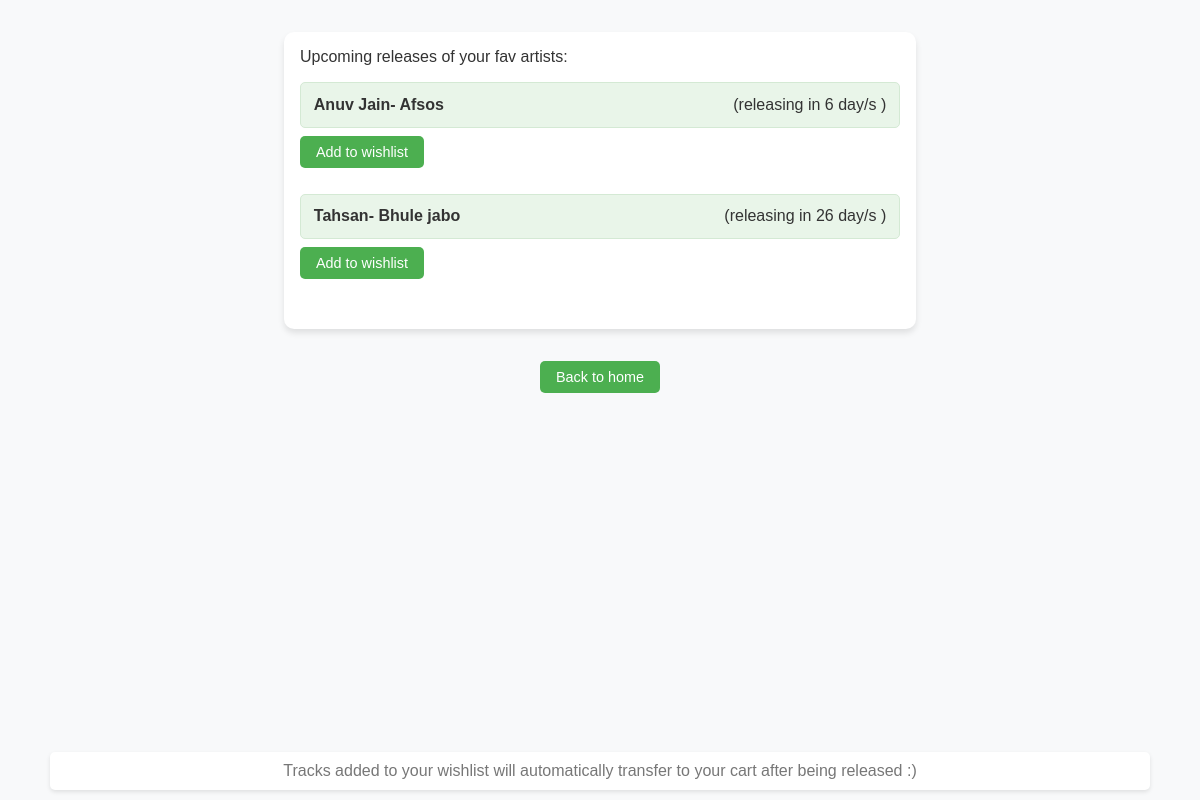
/upcoming.php (signed in), run on the app's committed database.
### tables this page shows
CREATE TABLE `tracks` (
  `trackID` int(11) NOT NULL,
  `name` varchar(30) DEFAULT NULL,
  `mediatype` varchar(10) DEFAULT NULL,
  `genreID` int(11) DEFAULT NULL,
  `artistID` int(11) DEFAULT NULL,
  `length` varchar(30) DEFAULT NULL,
  `price` int(11) DEFAULT NULL,
  `size` varchar(30) DEFAULT NULL,
  `composed_date` date DEFAULT NULL,
  `link` varchar(200) DEFAULT NULL,
  `audio_path` varchar(500) DEFAULT NULL
);

CREATE TABLE `artist` (
  `artistID` int(11) NOT NULL,
  `name` varchar(30) DEFAULT NULL,
  `type` varchar(30) DEFAULT NULL
);

### upcoming.php (the view, shortened to what this page needs)
<?php
if (isset($_SESSION['ID'])) {
   $ID = $_SESSION['ID'];
}
require_once('DBconnect.php');
?>
<!DOCTYPE html>
<html lang="en">
<head>
</head>
<body>
        <?php
        $sql="SELECT t.trackID, t.name as track_name, t.composed_date, a.name as artist_name from tracks t join artist a on t.artistId=a.artistID join favourites f on a.artistID=f.artistID
        where f.customerID= $ID and t.composed_date>Now() order by t.composed_date asc";
        $result=mysqli_query($conn,$sql);
        if (mysqli_num_rows($result) == 0) {
            echo"<div class='container'>";
            echo"Sorry, no upcoming releases have been listed of your favourite artists :(";
            echo"</div>";
            echo" <div class='btn-container'>
    <form action='home.php' method='POST'>
    <button class='back-button' type='submit'>Back to home</button>
    </form></div>";
        }else{
            echo"<div class='container'>";
            echo"Upcoming releases of your fav artists:";
            echo"<ul>";
            while($row=mysqli_fetch_assoc($result)){
                $trackID = htmlspecialchars($row['trackID'], ENT_QUOTES, 'UTF-8');
                $trackName = htmlspecialchars($row['track_name'], ENT_QUOTES, 'UTF-8');
                $artistName = htmlspecialchars($row['artist_name'], ENT_QUOTES, 'UTF-8');
                $composedDate = htmlspecialchars($row['composed_date'], ENT_QUOTES, 'UTF-8');
                $currentDate = new DateTime();
                $releaseDate = new DateTime($composedDate);
                $currentDate->setTime(0, 0, 0);
                $releaseDate->setTime(0, 0, 0);
                $interval = $currentDate->diff($releaseDate);
                $releasingIn = "";
                    if ($currentDate < $releaseDate) {
                        if ($interval->m > 0) {
                            $releasingIn = $interval->m . " month/s";
                        } elseif ($interval->d > 0) {
                            $releasingIn = $interval->d . " day/s";
                        }
                    }
                echo "<form action='wishlist.php' method='POST'>";
                echo"<li><strong>$artistName- $trackName</strong><span>(releasing in  $releasingIn ) </span></li>";
                echo"<button type='submit' name=wishlist value='$trackID'>Add to wishlist</button>";
                echo"<br><br>";
                echo "</form>";
            }
            echo "</ul>";
            echo"</div>";
           echo" <div class='btn-container'>
    <form action='home.php' method='POST'>
    <button class='back-button' type='submit'>Back to home</button>
    </form></div>";
            echo"<footer>Tracks added to your wishlist will automatically transfer to your cart after being released :)</footer>";
        }
?>
</body>
</html>

### upcoming.php (style rules this page uses)
body { font-family: Arial, sans-serif; margin: 0; padding: 0; background-color: #f8f9fa; color: #333; }
.container { margin: 2rem auto; padding: 1rem; width: 90%; max-width: 600px; background-color: #fff; box-shadow: 0 4px 6px rgba(0, 0, 0, 0.1); border-radius: 10px; }
ul { list-style-type: none; padding: 0; }
ul li { background-color: #e9f5e9; margin: 0.5rem 0; padding: 0.8rem; border-radius: 5px; display: flex; justify-content: space-between; align-items: center; border: 1px solid #d4e9d4; }
button { background-color: #4CAF50; color: white; border: none; padding: 0.5rem 1rem; border-radius: 5px; cursor: pointer; font-size: 0.9rem; }
footer { position: absolute; bottom: 10px; left: 50%; transform: translateX(-50%); font-size: 1rem; color: #777; background-color: #fff; padding: 10px; text-align: center; width: 90%; border-radius: 5px; box-shadow: 0 2px 4px rgba(0, 0, 0, 0.1); }
.btn-container { text-align: center; margin-top: 20px; }

### data on the page
tracks: artistID.name "Anuv Jain", name "Afsos", composed_date "6 day/s", $trackID 14 (drawn)
tracks: artistID.name "Tahsan", name "Bhule jabo", composed_date "26 day/s", $trackID 18 (drawn)
